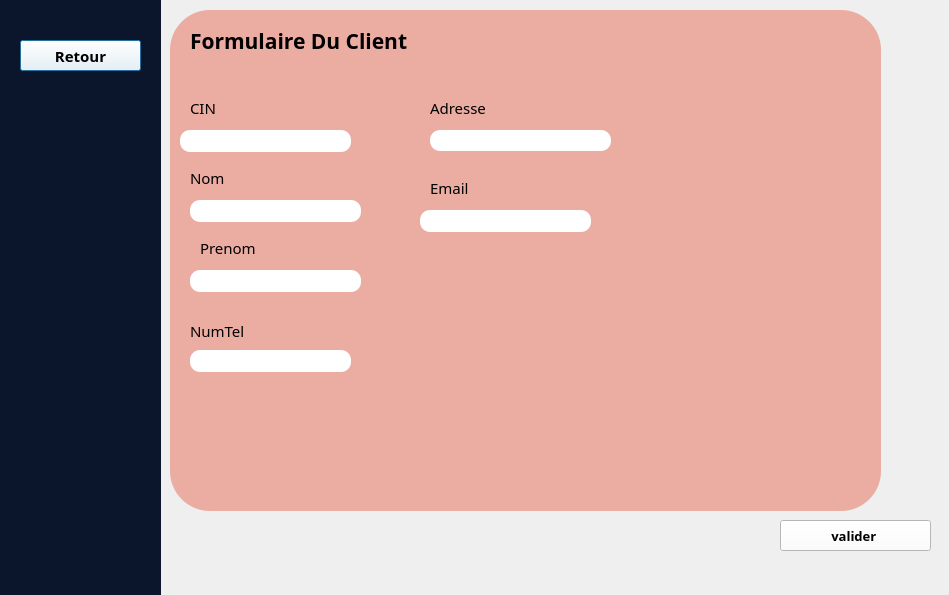
<?xml version="1.0" encoding="UTF-8"?>
<ui version="4.0">
 <class>ajouch</class>
 <widget class="QDialog" name="ajouch">
  <property name="geometry">
   <rect>
    <x>0</x>
    <y>0</y>
    <width>949</width>
    <height>595</height>
   </rect>
  </property>
  <property name="windowTitle">
   <string>Dialog</string>
  </property>
  <widget class="QWidget" name="widget" native="true">
   <property name="geometry">
    <rect>
     <x>-10</x>
     <y>-10</y>
     <width>171</width>
     <height>731</height>
    </rect>
   </property>
   <property name="styleSheet">
    <string notr="true">background-color: rgb(11, 22, 44);</string>
   </property>
   <widget class="QPushButton" name="pushButton_3">
    <property name="geometry">
     <rect>
      <x>30</x>
      <y>50</y>
      <width>121</width>
      <height>31</height>
     </rect>
    </property>
    <property name="font">
     <font>
      <family>Segoe Print</family>
      <pointsize>11</pointsize>
      <bold>true</bold>
     </font>
    </property>
    <property name="styleSheet">
     <string notr="true">
background-color: rgb(255, 255, 255);</string>
    </property>
    <property name="text">
     <string>Retour</string>
    </property>
   </widget>
  </widget>
  <widget class="QWidget" name="widget_2" native="true">
   <property name="geometry">
    <rect>
     <x>170</x>
     <y>10</y>
     <width>711</width>
     <height>501</height>
    </rect>
   </property>
   <property name="styleSheet">
    <string notr="true">/*background-color: rgb(235, 172, 162);*/
/*background-color: rgb(190, 211, 195);*/
/*background-color: rgb(95, 194, 186);*/
background-color: rgb(235, 172, 162);
border-radius: 40px;</string>
   </property>
   <widget class="QLineEdit" name="cin_LE">
    <property name="geometry">
     <rect>
      <x>10</x>
      <y>120</y>
      <width>171</width>
      <height>22</height>
     </rect>
    </property>
    <property name="font">
     <font>
      <family>Segoe Print</family>
      <bold>false</bold>
     </font>
    </property>
    <property name="styleSheet">
     <string notr="true">background-color: rgb(255, 255, 255);
border-radius: 10px;
</string>
    </property>
   </widget>
   <widget class="QLabel" name="label">
    <property name="geometry">
     <rect>
      <x>20</x>
      <y>90</y>
      <width>131</width>
      <height>16</height>
     </rect>
    </property>
    <property name="font">
     <font>
      <family>Segoe Print</family>
      <pointsize>11</pointsize>
      <bold>false</bold>
     </font>
    </property>
    <property name="text">
     <string>CIN</string>
    </property>
   </widget>
   <widget class="QLineEdit" name="nom_LE">
    <property name="geometry">
     <rect>
      <x>20</x>
      <y>190</y>
      <width>171</width>
      <height>22</height>
     </rect>
    </property>
    <property name="font">
     <font>
      <family>Segoe Print</family>
     </font>
    </property>
    <property name="styleSheet">
     <string notr="true">background-color: rgb(255, 255, 255);
border-radius: 10px;</string>
    </property>
   </widget>
   <widget class="QLineEdit" name="prenom_LE">
    <property name="geometry">
     <rect>
      <x>20</x>
      <y>260</y>
      <width>171</width>
      <height>22</height>
     </rect>
    </property>
    <property name="font">
     <font>
      <family>Segoe Print</family>
     </font>
    </property>
    <property name="styleSheet">
     <string notr="true">background-color: rgb(255, 255, 255);
border-radius: 10px;</string>
    </property>
   </widget>
   <widget class="QLineEdit" name="adresse_LE">
    <property name="geometry">
     <rect>
      <x>260</x>
      <y>120</y>
      <width>181</width>
      <height>21</height>
     </rect>
    </property>
    <property name="font">
     <font>
      <family>Segoe Print</family>
     </font>
    </property>
    <property name="styleSheet">
     <string notr="true">background-color: rgb(255, 255, 255);
border-radius: 10px;</string>
    </property>
   </widget>
   <widget class="QLineEdit" name="numeroTelephone_LE">
    <property name="geometry">
     <rect>
      <x>20</x>
      <y>340</y>
      <width>161</width>
      <height>22</height>
     </rect>
    </property>
    <property name="font">
     <font>
      <family>Segoe Print</family>
     </font>
    </property>
    <property name="styleSheet">
     <string notr="true">background-color: rgb(255, 255, 255);
border-radius: 10px;
</string>
    </property>
   </widget>
   <widget class="QLabel" name="label_5">
    <property name="geometry">
     <rect>
      <x>30</x>
      <y>230</y>
      <width>131</width>
      <height>16</height>
     </rect>
    </property>
    <property name="font">
     <font>
      <family>Segoe Print</family>
      <pointsize>11</pointsize>
      <bold>false</bold>
     </font>
    </property>
    <property name="text">
     <string>Prenom</string>
    </property>
   </widget>
   <widget class="QLabel" name="label_2">
    <property name="geometry">
     <rect>
      <x>20</x>
      <y>160</y>
      <width>131</width>
      <height>16</height>
     </rect>
    </property>
    <property name="font">
     <font>
      <family>Segoe Print</family>
      <pointsize>11</pointsize>
      <bold>false</bold>
     </font>
    </property>
    <property name="text">
     <string>Nom</string>
    </property>
   </widget>
   <widget class="QLabel" name="label_3">
    <property name="geometry">
     <rect>
      <x>20</x>
      <y>310</y>
      <width>161</width>
      <height>21</height>
     </rect>
    </property>
    <property name="font">
     <font>
      <family>Segoe Print</family>
      <pointsize>11</pointsize>
      <bold>false</bold>
     </font>
    </property>
    <property name="text">
     <string>NumTel</string>
    </property>
   </widget>
   <widget class="QLabel" name="label_6">
    <property name="geometry">
     <rect>
      <x>260</x>
      <y>170</y>
      <width>131</width>
      <height>16</height>
     </rect>
    </property>
    <property name="font">
     <font>
      <family>Segoe Print</family>
      <pointsize>11</pointsize>
      <bold>false</bold>
     </font>
    </property>
    <property name="text">
     <string>Email</string>
    </property>
   </widget>
   <widget class="QLabel" name="label_4">
    <property name="geometry">
     <rect>
      <x>260</x>
      <y>90</y>
      <width>181</width>
      <height>16</height>
     </rect>
    </property>
    <property name="font">
     <font>
      <family>Segoe Print</family>
      <pointsize>11</pointsize>
      <bold>false</bold>
     </font>
    </property>
    <property name="text">
     <string>Adresse </string>
    </property>
   </widget>
   <widget class="QLabel" name="label_7">
    <property name="geometry">
     <rect>
      <x>20</x>
      <y>10</y>
      <width>351</width>
      <height>41</height>
     </rect>
    </property>
    <property name="font">
     <font>
      <family>Segoe Print</family>
      <pointsize>16</pointsize>
      <bold>true</bold>
     </font>
    </property>
    <property name="styleSheet">
     <string notr="true">color: rgb(0, 0, 0);</string>
    </property>
    <property name="text">
     <string>Formulaire Du Client</string>
    </property>
   </widget>
   <widget class="QLineEdit" name="email_LE">
    <property name="geometry">
     <rect>
      <x>250</x>
      <y>200</y>
      <width>171</width>
      <height>22</height>
     </rect>
    </property>
    <property name="font">
     <font>
      <family>Segoe Print</family>
     </font>
    </property>
    <property name="styleSheet">
     <string notr="true">background-color: rgb(255, 255, 255);
border-radius: 10px;</string>
    </property>
   </widget>
  </widget>
  <widget class="QPushButton" name="pushButton">
   <property name="geometry">
    <rect>
     <x>780</x>
     <y>520</y>
     <width>151</width>
     <height>31</height>
    </rect>
   </property>
   <property name="font">
    <font>
     <family>Segoe Print</family>
     <pointsize>10</pointsize>
     <bold>true</bold>
    </font>
   </property>
   <property name="styleSheet">
    <string notr="true">background-color: rgb(255, 255, 255);
</string>
   </property>
   <property name="text">
    <string>valider </string>
   </property>
  </widget>
 </widget>
 <resources/>
 <connections/>
</ui>
